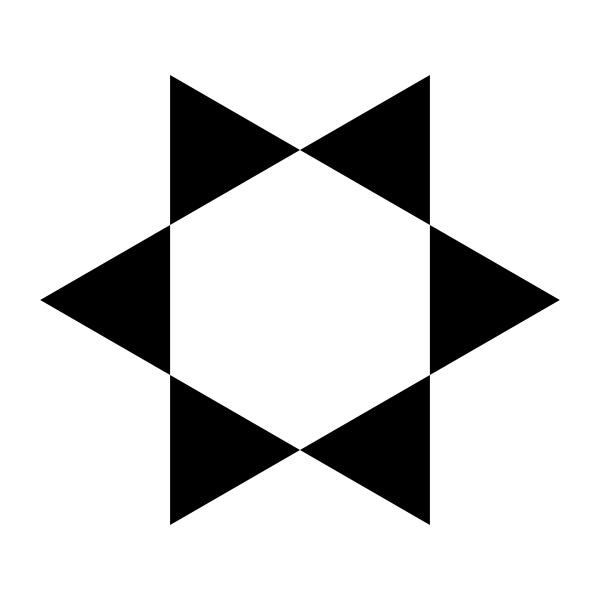
Frame 1 (no input)
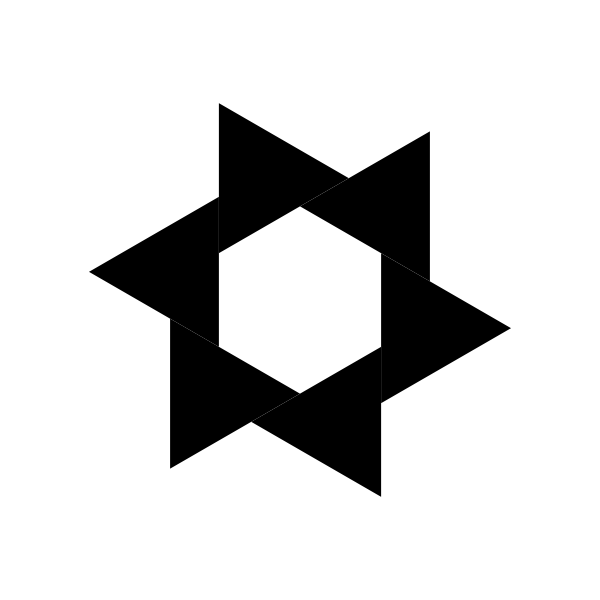
Frame 60 (the mouse pressed at the canvas centre just before this capture)
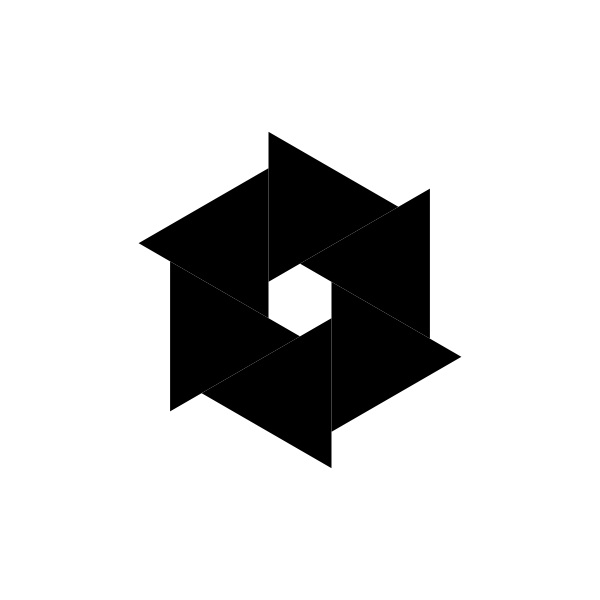
Frame 120 (the mouse held since frame 60 and released just before this capture)

The Processing sketch that drew these frames (run headless with seeded random() and noise(); from frame 60 on, the mouse is pressed at the canvas centre):

// Processing sketch: hexTriangle
// ── hexTriangle.pde
float hexagonRadius = 200 ;
float radius = (1 + 1/2) * hexagonRadius * sin(PI/3) ;
float triangleRadius = radius * cos(PI/3) ;
float theta = 0 ;
float x, y = 0 ;
float angle = 0 ;

void setup() {
  size(600, 600) ;
  noStroke() ;
}

void draw() {
  background(255) ;
  translate(width >> 1, height >> 1) ;
  // rotate(-angle) ;
  for(int i = 0 ; i < 2 ; i++) {
    if(i == 1) rotate(PI/3) ;
    for (int j = 0 ; j < 3 ; j++) {
      float pX = radius * cos(j * TWO_PI/3) ;
      float pY = radius * sin(j * TWO_PI/3) ;
      float nX = radius * cos((j + 1) * TWO_PI/3) ;
      float nY = radius * sin((j + 1)  * TWO_PI/3) ;
      x = lerp(pX, nX, theta/TWO_PI) ;
      y = lerp(pY, nY, theta/TWO_PI) ;
      fill(0) ;
      drawTriangle(x, y) ;
    }
  }
  theta = (theta + 0.02) % TWO_PI ;
  angle = (angle + 0.02) % TWO_PI ;
}

void drawTriangle(float cX, float cY) {
  pushMatrix() ;
  translate(cX, cY) ;
  beginShape() ;
  for(float theta = 0 ; theta < TWO_PI ; theta += TWO_PI/3) {
    float x = triangleRadius * cos(theta) ;
    float y = triangleRadius * sin(theta) ;
    vertex(x, y) ;
  }
  endShape(CLOSE) ;
  popMatrix() ;
}
